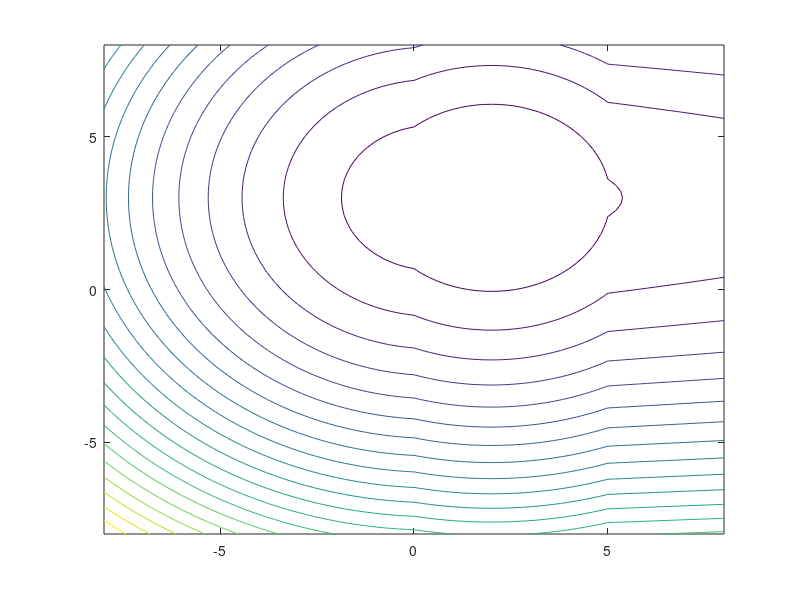

This chart was generated by the following MATLAB code:
[x,y] = meshgrid(-8:0.2:8,-8:0.2:8);
z = -(x.^2 - 4*x+13+y.^2-6*y);
t =     1;
if (t>0)
    for i= 1:size(z,1)
        for j = 1:size(z,2)

            if (x(i,j)<0)
                z(i,j) = x(i,j)^2-x(i,j)+y(i,j)^2-6*y(i,j)+13;
            else
                if (x(i,j)<5)
                    z(i,j) = x(i,j)^2 - 4*x(i,j)+13+y(i,j)^2-6*y(i,j);
                else
                    z(i,j) = x(i,j)+13+y(i,j)^2-6*y(i,j);
                end            
            end                      
        end
    end
else
    for i= 1:size(z,1)
        for j = 1:size(z,2)

            if (x(i,j)<0)
                z(i,j) = x(i,j)^2-2*x(i,j)+20+y(i,j)^2-4*y(i,j);
            else
                if (x(i,j)<5)
                    z(i,j) = x(i,j)^2-8*x(i,j)+20+y(i,j)^2-4*y(i,j);
                else
                    z(i,j) = x(i,j)+y(i,j)^2-4*y(i,j)+5;
                end            
            end                      
        end
    end
end
h = contour(x,y,z,20);
rotate3d on